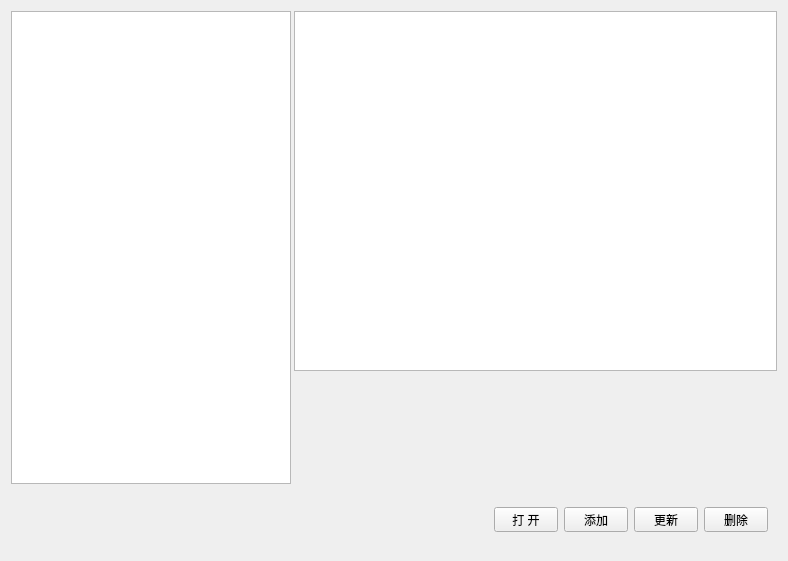
<?xml version="1.0" encoding="UTF-8"?>
<ui version="4.0">
 <class>qgsFaunaListDialogBase</class>
 <widget class="QDialog" name="qgsFaunaListDialogBase">
  <property name="geometry">
   <rect>
    <x>0</x>
    <y>0</y>
    <width>788</width>
    <height>561</height>
   </rect>
  </property>
  <property name="windowTitle">
   <string>国家重点保护野生动物名录</string>
  </property>
  <layout class="QVBoxLayout" name="verticalLayout">
   <item>
    <widget class="QWidget" name="widget" native="true">
     <layout class="QHBoxLayout" name="horizontalLayout_2">
      <property name="spacing">
       <number>3</number>
      </property>
      <property name="leftMargin">
       <number>0</number>
      </property>
      <property name="topMargin">
       <number>0</number>
      </property>
      <property name="rightMargin">
       <number>0</number>
      </property>
      <property name="bottomMargin">
       <number>0</number>
      </property>
      <item>
       <widget class="QTreeView" name="treeViewNames">
        <property name="minimumSize">
         <size>
          <width>280</width>
          <height>0</height>
         </size>
        </property>
        <property name="maximumSize">
         <size>
          <width>280</width>
          <height>16777215</height>
         </size>
        </property>
       </widget>
      </item>
      <item>
       <widget class="QWidget" name="widget_3" native="true">
        <layout class="QVBoxLayout" name="verticalLayout_2">
         <property name="spacing">
          <number>0</number>
         </property>
         <property name="leftMargin">
          <number>0</number>
         </property>
         <property name="topMargin">
          <number>0</number>
         </property>
         <property name="rightMargin">
          <number>0</number>
         </property>
         <property name="bottomMargin">
          <number>0</number>
         </property>
         <item>
          <widget class="QTextBrowser" name="textBrowserInfos">
           <property name="minimumSize">
            <size>
             <width>0</width>
             <height>360</height>
            </size>
           </property>
           <property name="maximumSize">
            <size>
             <width>16777215</width>
             <height>360</height>
            </size>
           </property>
          </widget>
         </item>
         <item>
          <widget class="QWidget" name="imageList" native="true"/>
         </item>
        </layout>
       </widget>
      </item>
     </layout>
    </widget>
   </item>
   <item>
    <widget class="QWidget" name="widget_2" native="true">
     <property name="minimumSize">
      <size>
       <width>0</width>
       <height>60</height>
      </size>
     </property>
     <property name="maximumSize">
      <size>
       <width>16777215</width>
       <height>60</height>
      </size>
     </property>
     <layout class="QHBoxLayout" name="horizontalLayout">
      <item>
       <spacer name="horizontalSpacer">
        <property name="orientation">
         <enum>Qt::Horizontal</enum>
        </property>
        <property name="sizeHint" stdset="0">
         <size>
          <width>40</width>
          <height>20</height>
         </size>
        </property>
       </spacer>
      </item>
      <item>
       <widget class="QToolButton" name="tbOpenDB">
        <property name="minimumSize">
         <size>
          <width>64</width>
          <height>0</height>
         </size>
        </property>
        <property name="maximumSize">
         <size>
          <width>64</width>
          <height>16777215</height>
         </size>
        </property>
        <property name="text">
         <string>打 开</string>
        </property>
        <property name="icon">
         <iconset resource="../../../../resources/plugin_images.qrc">
          <normaloff>:/wildlife/animals/parasaurolophus.png</normaloff>:/wildlife/animals/parasaurolophus.png</iconset>
        </property>
        <property name="toolButtonStyle">
         <enum>Qt::ToolButtonTextUnderIcon</enum>
        </property>
       </widget>
      </item>
      <item>
       <widget class="QToolButton" name="tbAddNew">
        <property name="minimumSize">
         <size>
          <width>64</width>
          <height>0</height>
         </size>
        </property>
        <property name="text">
         <string>添加</string>
        </property>
        <property name="icon">
         <iconset resource="../../../../resources/plugin_images.qrc">
          <normaloff>:/wildlife/animals/anaconda.png</normaloff>:/wildlife/animals/anaconda.png</iconset>
        </property>
        <property name="toolButtonStyle">
         <enum>Qt::ToolButtonTextUnderIcon</enum>
        </property>
       </widget>
      </item>
      <item>
       <widget class="QToolButton" name="tbUpdate">
        <property name="minimumSize">
         <size>
          <width>64</width>
          <height>0</height>
         </size>
        </property>
        <property name="text">
         <string>更新</string>
        </property>
        <property name="icon">
         <iconset resource="../../../../resources/plugin_images.qrc">
          <normaloff>:/wildlife/animals/hummingbird.png</normaloff>:/wildlife/animals/hummingbird.png</iconset>
        </property>
        <property name="toolButtonStyle">
         <enum>Qt::ToolButtonTextUnderIcon</enum>
        </property>
       </widget>
      </item>
      <item>
       <widget class="QToolButton" name="tbDelete">
        <property name="minimumSize">
         <size>
          <width>64</width>
          <height>0</height>
         </size>
        </property>
        <property name="text">
         <string>删除</string>
        </property>
        <property name="icon">
         <iconset resource="../../../../resources/plugin_images.qrc">
          <normaloff>:/wildlife/animals/cheetah.png</normaloff>:/wildlife/animals/cheetah.png</iconset>
        </property>
        <property name="toolButtonStyle">
         <enum>Qt::ToolButtonTextUnderIcon</enum>
        </property>
       </widget>
      </item>
     </layout>
    </widget>
   </item>
  </layout>
 </widget>
 <resources>
  <include location="../../../../resources/plugin_images.qrc"/>
 </resources>
 <connections/>
</ui>
